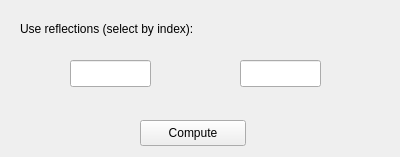
<?xml version="1.0" encoding="UTF-8"?>
<ui version="4.0">
 <class>ComputeU</class>
 <widget class="TaurusWidget" name="ComputeU">
  <property name="geometry">
   <rect>
    <x>0</x>
    <y>0</y>
    <width>400</width>
    <height>157</height>
   </rect>
  </property>
  <property name="windowTitle">
   <string>Form</string>
  </property>
  <widget class="QPushButton" name="ComputeButton">
   <property name="geometry">
    <rect>
     <x>140</x>
     <y>120</y>
     <width>106</width>
     <height>26</height>
    </rect>
   </property>
   <property name="text">
    <string>Compute</string>
   </property>
  </widget>
  <widget class="QLabel" name="label">
   <property name="geometry">
    <rect>
     <x>20</x>
     <y>20</y>
     <width>231</width>
     <height>17</height>
    </rect>
   </property>
   <property name="text">
    <string>Use reflections (select by index):</string>
   </property>
  </widget>
  <widget class="QLineEdit" name="indexreflection1lineEdit">
   <property name="geometry">
    <rect>
     <x>70</x>
     <y>60</y>
     <width>81</width>
     <height>27</height>
    </rect>
   </property>
   <property name="layoutDirection">
    <enum>Qt::RightToLeft</enum>
   </property>
  </widget>
  <widget class="QLineEdit" name="indexreflection2lineEdit">
   <property name="geometry">
    <rect>
     <x>240</x>
     <y>60</y>
     <width>81</width>
     <height>27</height>
    </rect>
   </property>
   <property name="layoutDirection">
    <enum>Qt::RightToLeft</enum>
   </property>
  </widget>
 </widget>
 <customwidgets>
  <customwidget>
   <class>TaurusWidget</class>
   <extends>QWidget</extends>
   <header>taurus.qt.qtgui.container</header>
   <container>1</container>
  </customwidget>
 </customwidgets>
 <resources/>
 <connections/>
</ui>
